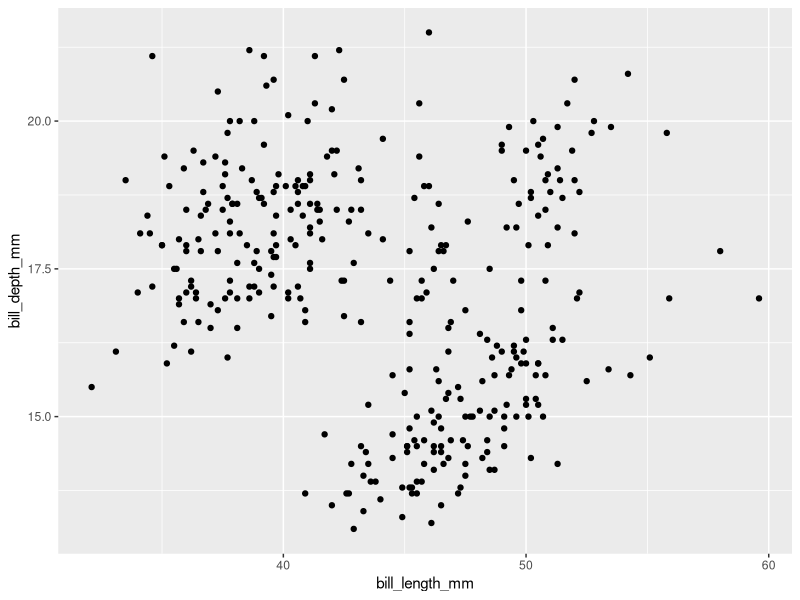
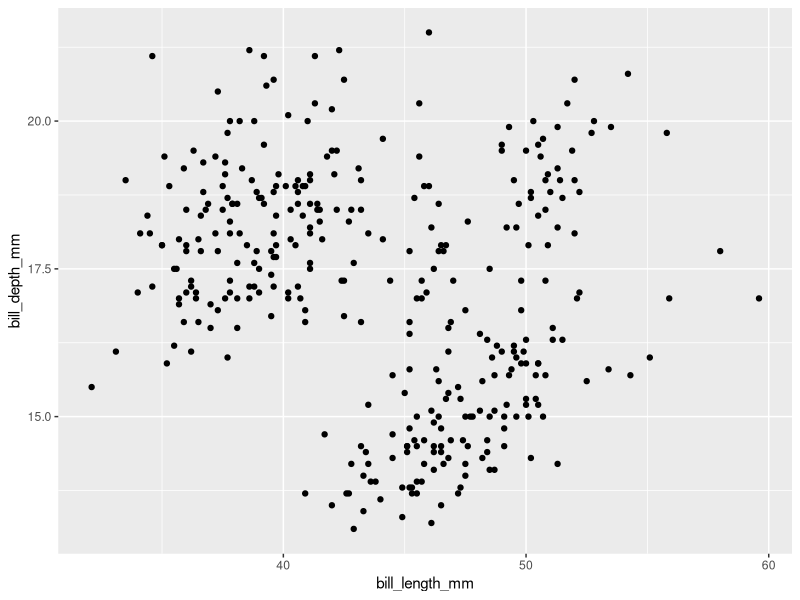
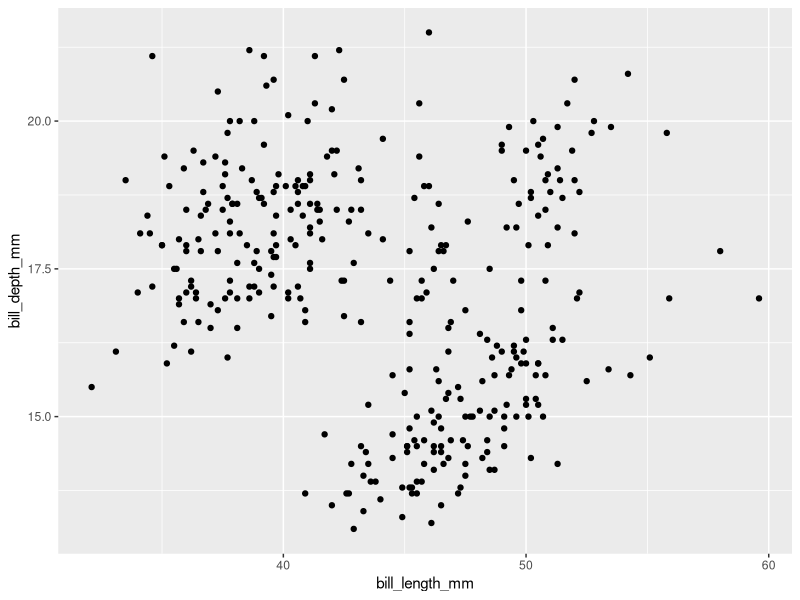
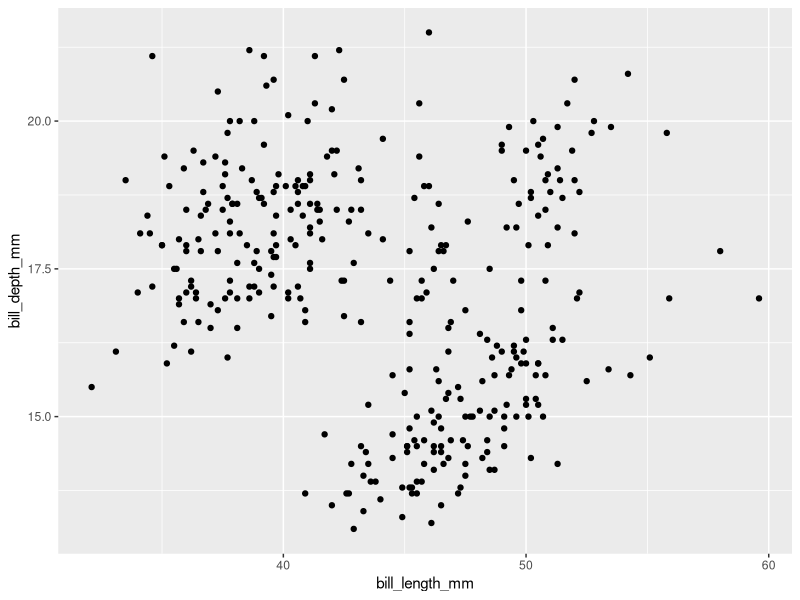
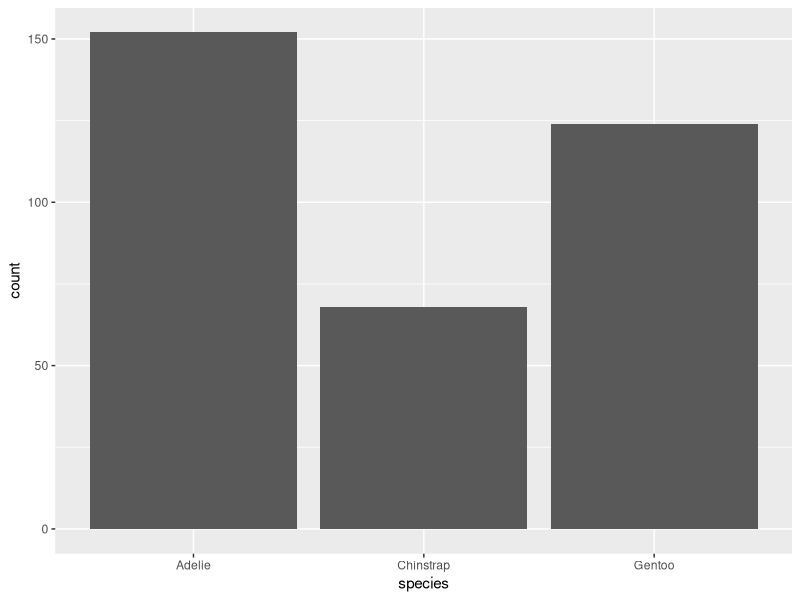
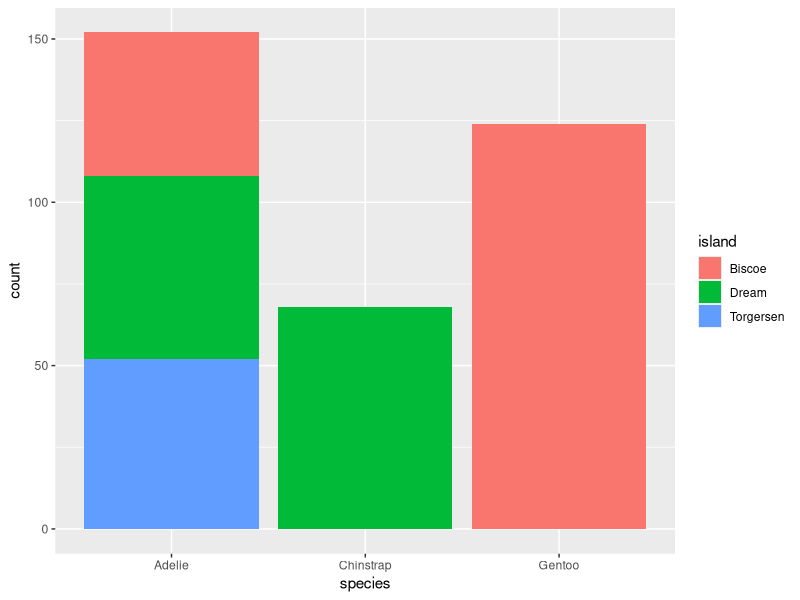
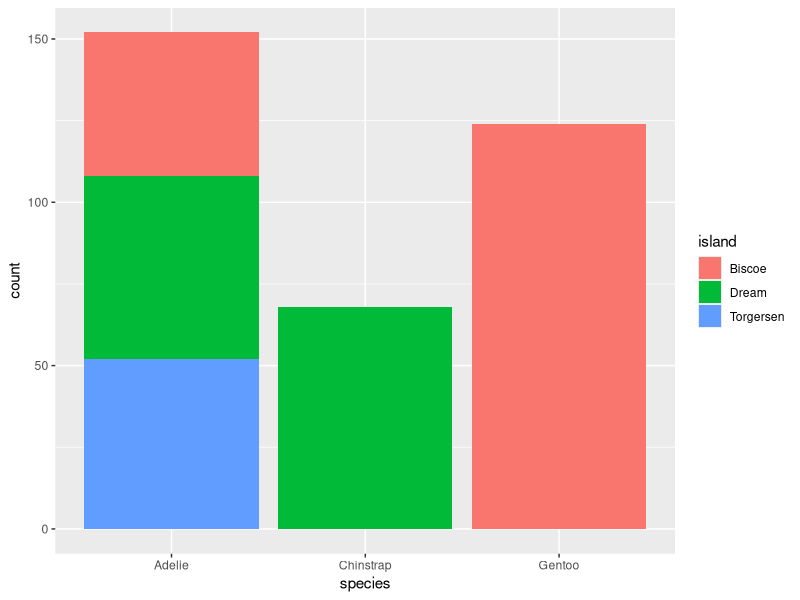
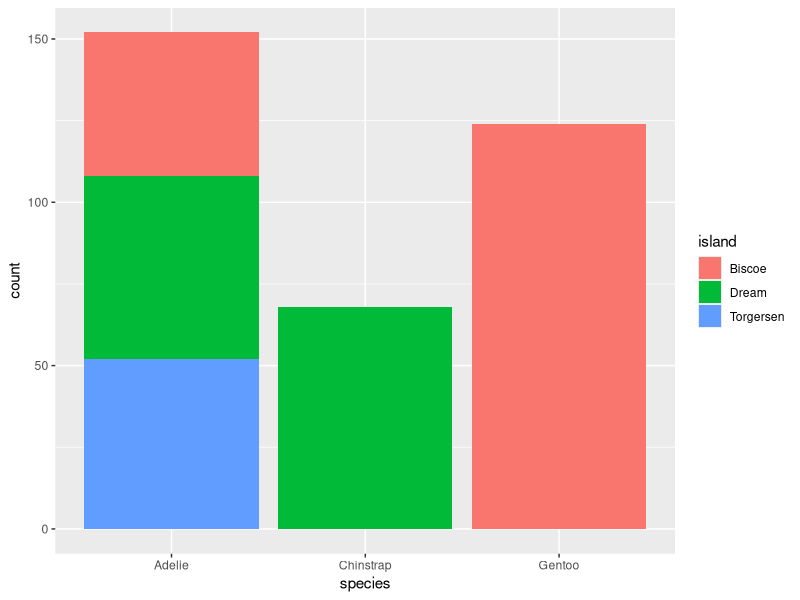

Reproduce these figures in R, in order.
## ---- chunk 1
#| eval: true
#| echo: true
#| message: false
#| warning: false
# load packages ----
library(tidyverse)
library(patchwork)
library(palmerpenguins)
## ---- chunk 2
# create some untidy temperature data ----
temp_data_wide <- tribble(
  ~date, ~station1, ~station2,  ~station3,
  "2023-10-01", 30.1, 29.8,  31.2,
  "2023-11-01", 28.6, 29.1,  33.4,
  "2023-12-01", 29.9, 28.5,  32.3
)

# print it out ----
print(temp_data_wide)
## ---- chunk 3
# convert data from wide > long ----
temp_data_long <- temp_data_wide |> 
  pivot_longer(cols = starts_with("station"),
               names_to = "station_id",
               values_to = "temp_c")

# print it out ----
print(temp_data_long)
## ---- chunk 4
#| warning: false
#..........scatter plot with custom categorical colors...........
## ---- chunk 5
#| warning: false
#...........scatter plot with custom continuous colors...........
ggplot(penguins, aes(x = bill_length_mm, y = bill_depth_mm)) + 
  geom_point()
## ---- chunk 6
#| warning: false
#................scatter plot with all blue points...............
ggplot(penguins, aes(x = bill_length_mm, y = bill_depth_mm)) + 
  geom_point()
## ---- chunk 7
#| warning: false
#| message: false
#..............create a separate penguins_summary df.............
penguins_summary <- penguins |>
  drop_na() |> 
  group_by(species) |> 
  summarize(
    mean_bill_length_mm = mean(bill_length_mm),
    mean_bill_depth_mm = mean(bill_depth_mm)
  )

#..........create ggplot with layers from different dfs..........
## ---- chunk 8
#| warning: false
#| message: false
#.............scatterplot with lms fitted to species.............
ggplot(penguins, aes(x = bill_length_mm, y = bill_depth_mm)) +
  geom_point()
## ---- chunk 9
#| warning: false
#| message: false
#..........scatterplot with lm fitted to entire data set.........
ggplot(penguins, aes(x = bill_length_mm, y = bill_depth_mm)) +
  geom_point()
## ---- chunk 10
#| warning: false
#........filter for Gentoo penguins, then pipe into ggplot.......
## ---- chunk 11
#| warning: false
#...................bar plot with default stat...................
## ---- chunk 12
#| warning: false

#........................new summarized df.......................
penguin_summary <- penguins |> 
  count(species) 

#..create bar heights based on `identity` of values in `n` col...
## ---- chunk 13
#| warning: false
#........................default position........................
ggplot(penguins, aes(x = species)) +
  geom_bar()
## ---- chunk 14
#| warning: false
#..........................position fill.........................
ggplot(penguins, aes(x = species, fill = island)) +
  geom_bar() 
## ---- chunk 15
#| warning: false
#.........................position dodge.........................
ggplot(penguins, aes(x = species, fill = island)) +
  geom_bar() 
## ---- chunk 16
#| warning: false
#.......................position functions.......................
ggplot(penguins, aes(x = species, fill = island)) +
  geom_bar() 
## ---- chunk 17
#| warning: false
#....................default coordinate system...................
ggplot(penguins, aes(x = species)) +
  geom_bar()
## ---- chunk 18
#| warning: false
#............................flip axes...........................
ggplot(penguins, aes(x = species)) +
  geom_bar()
## ---- chunk 19
#| warning: false
#........................polar coordinates.......................
ggplot(penguins, aes(x = species)) +
  geom_bar()
## ---- chunk 20
#| warning: false
#..................premade theme + custom theme..................
ggplot(penguins, aes(x = species)) +
  geom_bar()
## ---- chunk 21
#| warning: false
#| message: false
#......................labels & facet wrap.......................
## ---- chunk 22
#.................save scatter plot to obj `p1`..................
p1 <- ggplot(penguins, aes(x = bill_length_mm, y = bill_depth_mm, color = body_mass_g)) +
  geom_point() +
  scale_color_gradient(low = "#F7DD4C", high = "#132B43") +
  theme(
    legend.position = "top" # note: this is newly added from earlier!
  )

#....................save bar plot to obj `p2`...................
p2 <- ggplot(penguins, aes(x = species)) +
  geom_bar() +
  theme_light()

#...................save histogram to obj `p3`...................
p3 <- ggplot(penguins, aes(x = flipper_length_mm, fill = species)) + 
  geom_histogram(position = "identity", alpha = 0.5) +
  scale_fill_manual(values = c("darkorange", "purple", "cyan4"))
## ---- chunk 23
#| warning: false
#| message: false
#..........................stacked plots.........................

#.......................side-by-side plots.......................

#..........side-by-side & stacked plots + graphic title..........

